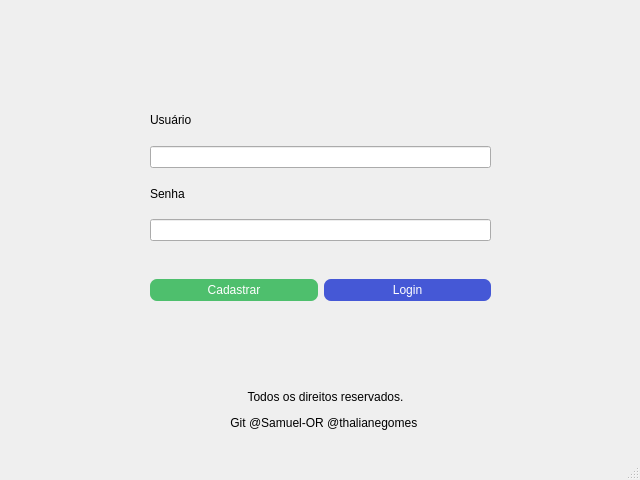
<?xml version="1.0" encoding="UTF-8"?>
<ui version="4.0">
 <class>MainWindow</class>
 <widget class="QMainWindow" name="MainWindow">
  <property name="geometry">
   <rect>
    <x>0</x>
    <y>0</y>
    <width>640</width>
    <height>480</height>
   </rect>
  </property>
  <property name="windowTitle">
   <string>MainWindow</string>
  </property>
  <widget class="QWidget" name="centralwidget">
   <widget class="QWidget" name="horizontalLayoutWidget">
    <property name="geometry">
     <rect>
      <x>150</x>
      <y>250</y>
      <width>341</width>
      <height>80</height>
     </rect>
    </property>
    <layout class="QHBoxLayout" name="horizontalLayout">
     <item>
      <widget class="QPushButton" name="pushButton">
       <property name="cursor">
        <cursorShape>PointingHandCursor</cursorShape>
       </property>
       <property name="styleSheet">
        <string notr="true">background-color: #4ebf6d;
border-radius: 7px;
padding: 4px;
color: white;</string>
       </property>
       <property name="text">
        <string>Cadastrar</string>
       </property>
      </widget>
     </item>
     <item>
      <widget class="QPushButton" name="pushButton_2">
       <property name="enabled">
        <bool>true</bool>
       </property>
       <property name="cursor">
        <cursorShape>PointingHandCursor</cursorShape>
       </property>
       <property name="styleSheet">
        <string notr="true">background-color: #4558d6;
border-radius: 7px;
padding: 4px;
color: white;</string>
       </property>
       <property name="text">
        <string>Login</string>
       </property>
      </widget>
     </item>
    </layout>
   </widget>
   <widget class="QWidget" name="verticalLayoutWidget">
    <property name="geometry">
     <rect>
      <x>150</x>
      <y>100</y>
      <width>341</width>
      <height>141</height>
     </rect>
    </property>
    <layout class="QVBoxLayout" name="verticalLayout">
     <item>
      <widget class="QLabel" name="label">
       <property name="text">
        <string>Usuário</string>
       </property>
      </widget>
     </item>
     <item>
      <widget class="QLineEdit" name="lineEdit"/>
     </item>
     <item>
      <widget class="QLabel" name="label_2">
       <property name="text">
        <string>Senha</string>
       </property>
      </widget>
     </item>
     <item>
      <widget class="QLineEdit" name="lineEdit_2"/>
     </item>
    </layout>
   </widget>
   <widget class="QLabel" name="label_3">
    <property name="geometry">
     <rect>
      <x>150</x>
      <y>380</y>
      <width>351</width>
      <height>61</height>
     </rect>
    </property>
    <property name="text">
     <string>&lt;html&gt;&lt;head/&gt;&lt;body&gt;&lt;p align=&quot;center&quot;&gt;Todos os direitos reservados.&lt;/p&gt;&lt;p align=&quot;center&quot;&gt;Git @Samuel-OR @thalianegomes &lt;/p&gt;&lt;/body&gt;&lt;/html&gt;</string>
    </property>
   </widget>
  </widget>
  <widget class="QMenuBar" name="menubar">
   <property name="geometry">
    <rect>
     <x>0</x>
     <y>0</y>
     <width>640</width>
     <height>22</height>
    </rect>
   </property>
  </widget>
  <widget class="QStatusBar" name="statusbar"/>
 </widget>
 <resources/>
 <connections/>
</ui>
